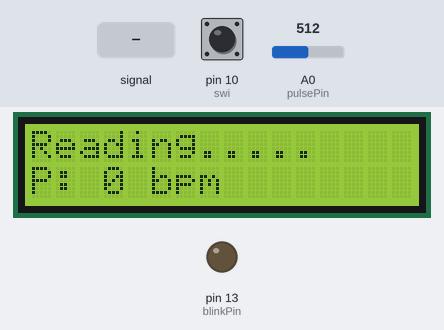
The sketch below on a simulated Arduino Uno, built with avr-gcc and run on an emulated ATmega328P. Shown: 16×2 character LCD, output pins drawn as LEDs (lit = HIGH). Dashed ring = blinking. The inputs (shaded band) are chosen by the test bench; at power-on: pin 10 (swi) HIGH, A0 (pulsePin) = 512. What the sketch prints to the serial monitor is not drawn.

Above: at 4.2 s.
4.3 s: A0 (pulsePin) fed a 200 Hz sine of ±81 counts around its level
At 5.28 s:
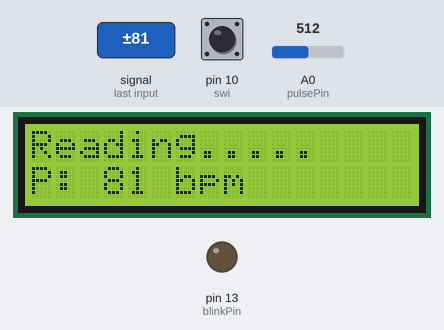
7.3 s: pin 10 (swi) pulled LOW for 0.15 s
At 7.48 s:
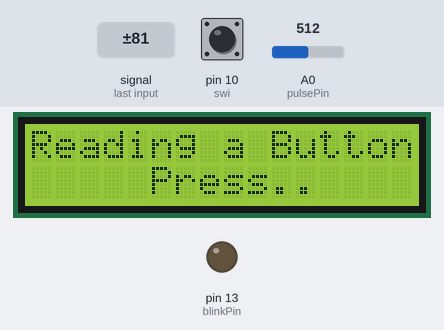
8.0 s: A0 (pulsePin) fed a 2 Hz sine of ±306 counts around its level
At 8.68 s:
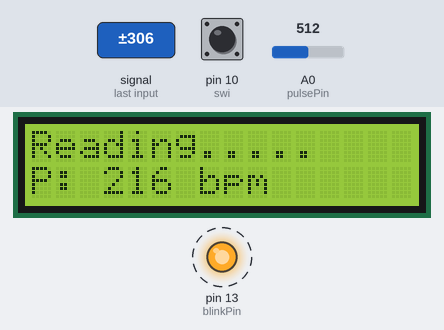
11.0 s: A0 (pulsePin) set to 527
At 11.5 s:
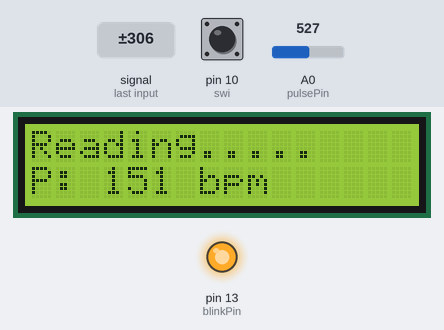
12.7 s: pin 10 (swi) pulled LOW for 1 s
At 13.5 s:
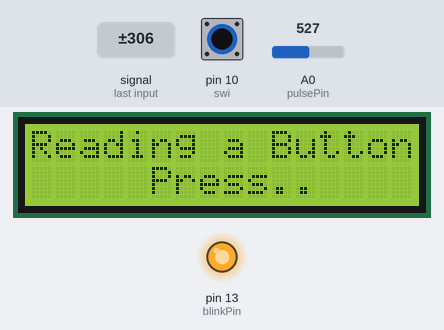
16.7 s: A0 (pulsePin) fed a 200 Hz sine of ±81 counts around its level
At 18.2 s:
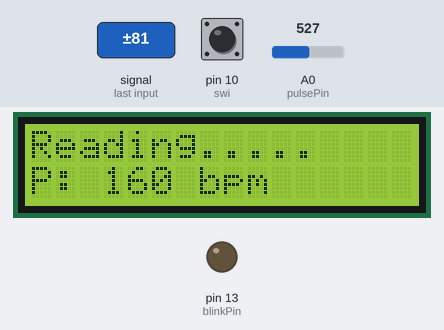
Timing chart, 0 to 19.7 s (numbered marks = the images above; inputs shaded):
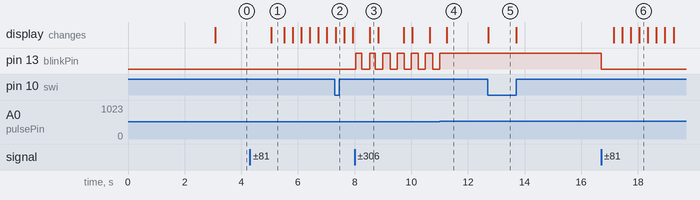

Measured:
- the behaviour switches between 512 and 513 on A0 (pulsePin) (found by bisection; images 3 and 4)
- after the input at 4.3 s, the display: changes after 0.76 s (image 1)
- after the input at 7.3 s, the display: changes at once (image 2)
- after the input at 8.0 s, pin 13 (blinkPin): alternates HIGH for 0.25 s and LOW for 0.25 s, starting after 0.05 s; the display: changes after 0.54 s (image 3)
- after the input at 11.0 s, pin 13 (blinkPin): goes on until 11.0 s, then stays HIGH
- after the input at 12.7 s, the display: changes at once (image 5)
- after the input at 16.7 s, pin 13 (blinkPin): HIGH → LOW at once; the display: first changes after 0.44 s (image 6 shows a later state)

The sketch:

Arduino_Code.ino
```cpp
#include <LiquidCrystal.h>
//*************************************************
LiquidCrystal lcd(4, 5, 6, 7, 8, 9);
/********************************************************************/
int pulsePin = A0;                 // Pulse Sensor purple wire connected to analog pin 0
int blinkPin = 13;                // pin to blink led at each beat
// these variables are volatile because they are used during the interrupt service routine!
volatile int BPM;                   // used to hold the pulse rate
volatile int Signal;                // holds the incoming raw data
volatile int IBI = 600;             // holds the time between beats, the Inter-Beat Interval
volatile boolean Pulse = false;     // true when pulse wave is high, false when it's low
volatile boolean QS = false;        // becomes true when Arduoino finds a beat.
/********************************************************************/
int swi = 10;
unsigned long previousMillis=0;
//*************************************************
void setup()
{
  Serial.begin(9600);
  pinMode(swi,INPUT_PULLUP);
  digitalWrite(swi,HIGH);
  lcd.begin(16, 2);
  pinMode(blinkPin,OUTPUT);
  digitalWrite(blinkPin,LOW);
  lcd.print(" IOT-Biomedical "); //IoT - Biomedical Monitor Alert System (Temp + Hearbeat)
  lcd.setCursor(0, 1);
  lcd.print(" Monitor System ");
  delay(3000);
  lcd.clear();
  interruptSetup();
  previousMillis = millis();

}
//*************************************************
void loop()
{

   if (QS == true)                       // Quantified Self flag is true when arduino finds a heartbeat
  {
    if(BPM>20 && BPM<200)
    {
      //lcd.setCursor(0, 1);lcd.print("P:        ");lcd.setCursor(3, 1);lcd.print(BPM);lcd.setCursor(9, 1);lcd.print("bpm");
      Serial.print("<");Serial.print("P");Serial.print(BPM);Serial.print(">");
    }
    else
    {
      BPM=0;
      //lcd.setCursor(0, 1);lcd.print("P:        ");lcd.setCursor(3, 1);lcd.print('-');lcd.setCursor(9, 1);lcd.print("bpm");
      Serial.print("<");Serial.print("P");Serial.print(BPM);Serial.print(">");
    }
    QS = false;                      // reset the Quantified Self flag for next time
  }


  if(digitalRead(swi)==HIGH)
  {
   lcd.setCursor(0, 0);lcd.print("Reading.....     ");
   lcd.setCursor(0, 1);lcd.print("P:        ");lcd.setCursor(3, 1);lcd.print(BPM);lcd.print(" bpm         ");
   if(millis() - previousMillis > 15000){Serial.print("<");Serial.print("U");Serial.print(">");previousMillis = millis();}
  }
  else
  {
    // Nothing
    lcd.setCursor(0, 0);lcd.print("Reading a Button");
    lcd.setCursor(0, 1);lcd.print("     Press..    ");
  }


}
//*************************************************
```

Arduino_Interrupt.ino
```cpp
volatile int rate[10];                    // used to hold last ten IBI values
volatile unsigned long sampleCounter = 0;          // used to determine pulse timing
volatile unsigned long lastBeatTime = 0;           // used to find the inter beat interval
volatile int P =512;                      // used to find peak in pulse wave
volatile int T = 512;                     // used to find trough in pulse wave
volatile int thresh = 512;                // used to find instant moment of heart beat
volatile int amp = 100;                   // used to hold amplitude of pulse waveform
volatile boolean firstBeat = true;        // used to seed rate array so we startup with reasonable BPM
volatile boolean secondBeat = true;       // used to seed rate array so we startup with reasonable BPM


void interruptSetup(){
  // Initializes Timer2 to throw an interrupt every 2mS.
  TCCR2A = 0x02;     // DISABLE PWM ON DIGITAL PINS 3 AND 11, AND GO INTO CTC MODE
  TCCR2B = 0x06;     // DON'T FORCE COMPARE, 256 PRESCALER
  OCR2A = 0X7C;      // SET THE TOP OF THE COUNT TO 124 FOR 500Hz SAMPLE RATE
  TIMSK2 = 0x02;     // ENABLE INTERRUPT ON MATCH BETWEEN TIMER2 AND OCR2A
  sei();             // MAKE SURE GLOBAL INTERRUPTS ARE ENABLED
}


// THIS IS THE TIMER 2 INTERRUPT SERVICE ROUTINE.
// Timer 2 makes sure that we take a reading every 2 miliseconds
ISR(TIMER2_COMPA_vect){                // triggered when Timer2 counts to 124
    cli();                                      // disable interrupts while we do this
    Signal = analogRead(pulsePin);              // read the Pulse Sensor
    sampleCounter += 2;                         // keep track of the time in mS with this variable
    int N = sampleCounter - lastBeatTime;       // monitor the time since the last beat to avoid noise

//  find the peak and trough of the pulse wave
    if(Signal < thresh && N > (IBI/5)*3){       // avoid dichrotic noise by waiting 3/5 of last IBI
        if (Signal < T){                        // T is the trough
            T = Signal;                         // keep track of lowest point in pulse wave
         }
       }

    if(Signal > thresh && Signal > P){          // thresh condition helps avoid noise
        P = Signal;                             // P is the peak
       }                                        // keep track of highest point in pulse wave

  //  NOW IT'S TIME TO LOOK FOR THE HEART BEAT
  // signal surges up in value every time there is a pulse
if (N > 250){                                   // avoid high frequency noise
  if ( (Signal > thresh) && (Pulse == false) && (N > (IBI/5)*3) ){
    Pulse = true;                               // set the Pulse flag when we think there is a pulse
    digitalWrite(blinkPin,HIGH);                // turn on pin 13 LED
    IBI = sampleCounter - lastBeatTime;         // measure time between beats in mS
    lastBeatTime = sampleCounter;               // keep track of time for next pulse

         if(firstBeat){                         // if it's the first time we found a beat, if firstBeat == TRUE
             firstBeat = false;                 // clear firstBeat flag
             return;                            // IBI value is unreliable so discard it
            }
         if(secondBeat){                        // if this is the second beat, if secondBeat == TRUE
            secondBeat = false;                 // clear secondBeat flag
               for(int i=0; i<=9; i++){         // seed the running total to get a realisitic BPM at startup
                    rate[i] = IBI;
                    }
            }

    // keep a running total of the last 10 IBI values
    word runningTotal = 0;                   // clear the runningTotal variable

    for(int i=0; i<=8; i++){                // shift data in the rate array
          rate[i] = rate[i+1];              // and drop the oldest IBI value
          runningTotal += rate[i];          // add up the 9 oldest IBI values
        }

    rate[9] = IBI;                          // add the latest IBI to the rate array
    runningTotal += rate[9];                // add the latest IBI to runningTotal
    runningTotal /= 10;                     // average the last 10 IBI values
    BPM = 60000/runningTotal;               // how many beats can fit into a minute? that's BPM!
    QS = true;                              // set Quantified Self flag
    // QS FLAG IS NOT CLEARED INSIDE THIS ISR
    }
}

  if (Signal < thresh && Pulse == true){     // when the values are going down, the beat is over
      digitalWrite(blinkPin,LOW);            // turn off pin 13 LED
      Pulse = false;                         // reset the Pulse flag so we can do it again
      amp = P - T;                           // get amplitude of the pulse wave
      thresh = amp/2 + T;                    // set thresh at 50% of the amplitude
      P = thresh;                            // reset these for next time
      T = thresh;
     }

  if (N > 2500){                             // if 2.5 seconds go by without a beat
      thresh = 512;                          // set thresh default
      P = 512;                               // set P default
      T = 512;                               // set T default
      lastBeatTime = sampleCounter;          // bring the lastBeatTime up to date
      firstBeat = true;                      // set these to avoid noise
      secondBeat = true;                     // when we get the heartbeat back
     }

  sei();                                     // enable interrupts when youre done!
}// end isr
```
